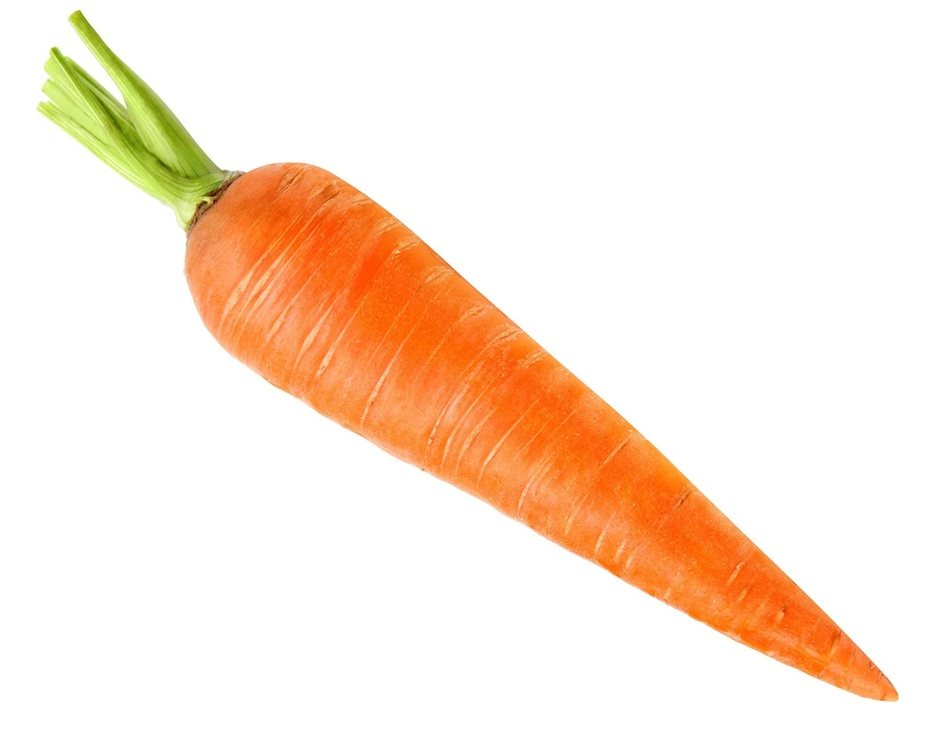
#> input picture AI/Module_2/Day_4/Carrot-Orange.jpg, 950 x 742 px, shrunk from 1600 x 1250 before the run, found by its file name
$ python HW.py   (older library calls are emulated)
#> lines starting #> are read from the running program, lines starting #| are printed output that depends on the picture
import cv2
import numpy as np
import matplotlib.pyplot as plt
from tkinter import simpledialog, messagebox
from tkinter import filedialog

def display_image(title, image):
    """Utility function to display an image."""
    plt.figure(figsize=(8, 8))
    if len(image.shape) == 2:  # Grayscale image
        plt.imshow(image, cmap='gray')
    else:  # Color image
        plt.imshow(cv2.cvtColor(image, cv2.COLOR_BGR2RGB))
    plt.title(title)
    plt.axis('off')
    plt.show()


def interactive_edge_detection(image_path):
    """Interactive activity for edge detection and filtering."""
    image = cv2.imread(image_path)
#> image is the input picture: shape (742, 950, 3); mean B, G, R 217.5, 233, 252
    if image is None:
        print("Error: Image not found!")
        return


    # Convert to grayscale
    gray_image = cv2.cvtColor(image, cv2.COLOR_BGR2GRAY)
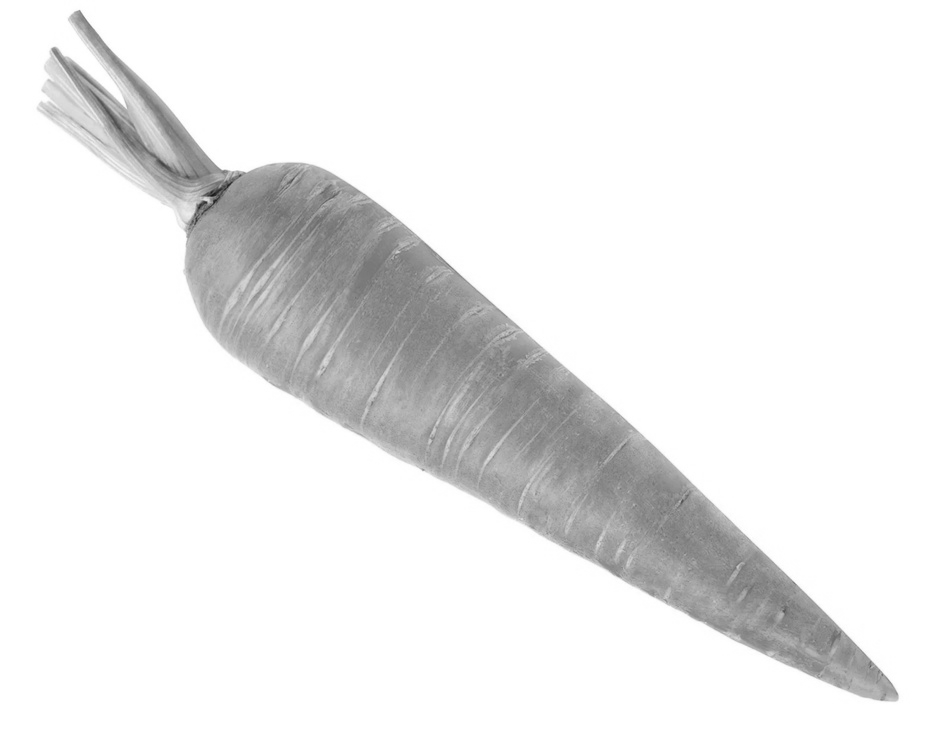
#> gray_image: shape (742, 950); min 21, max 255, mean 236.9
    display_image("Original Grayscale Image", gray_image)

    print("Select an option:")
    print("1. Sobel Edge Detection")
    print("2. Canny Edge Detection")
    print("3. Laplacian Edge Detection")
    print("4. Gaussian Smoothing")
    print("5. Median Filtering")
    print("6. Manual Threshold")
    print("7. Otsu Threshold")
    print("8. Adaptive Threshold")
    print("9. Brightness and contrast")
    print("10. Erosion")
    print("11. Dilation")
    print("12. Opening")
    print("13. Closing")
    print("14. Contour Detection")
    print("15. Exit")

    while True:
        choice = input("Enter your choice (1-15): ")

        if choice == "1":
            # Sobel Edge Detection
            sobel_x = cv2.Sobel(gray_image, cv2.CV_64F, 1, 0, ksize=3)
            sobel_y = cv2.Sobel(gray_image, cv2.CV_64F, 0, 1, ksize=3)
            combined_sobel = cv2.bitwise_or(sobel_x.astype(np.uint8), sobel_y.astype(np.uint8))
            display_image("Sobel Edge Detection", combined_sobel)

        elif choice == "2":
            # Canny Edge Detection
            print("Adjust thresholds for Canny (default: 100 and 200)")
            lower_thresh = int(input("Enter Lower threshold: "))
            upper_thresh = int(input("Enter Upper threshold: "))
            edges = cv2.Canny(gray_image, lower_thresh, upper_thresh)
            display_image("Canny Edge Detection", edges)

        elif choice == "3":
            # Laplacian Edge Detection
            laplacian = cv2.Laplacian(gray_image, cv2.CV_64F)
            display_image("Laplacian Edge Detection", np.abs(laplacian).astype(np.uint8))

        elif choice == "4":
            # Gaussian Smoothing
            print("Adjust kernel size for Gaussian blur (must be odd, default: 5)")
            kernel_size = int(input("Enter kernel size (odd number): "))
            blurred = cv2.GaussianBlur(image, (kernel_size, kernel_size), 0)
            display_image("Gaussian Smoothed Image", blurred)

        elif choice == "5":
            # Median Filtering
            print("Adjust kernel size for Median filtering (must be odd, default: 5)")
            kernel_size = int(input("Enter kernel size (odd number): "))
            median_filtered = cv2.medianBlur(image, kernel_size)
            display_image("Median Filtered Image", median_filtered)


        elif choice == "6":
          print("Enter threshold value (0-255): ")
          thresh_val = int(input("Threshold: "))

          ret, thresh_img = cv2.threshold(gray_image,   thresh_val, 255, cv2.THRESH_BINARY)

          display_image("Threshold Image", thresh_img)

        elif choice == "7":
          ret, otsu_thresh = cv2.threshold(gray_image,0,255,cv2.THRESH_BINARY + cv2.THRESH_OTSU)
          display_image("Otsu Threshold Image", otsu_thresh)

          print("Otsu threshold value:", ret)

        elif choice == "8":
            adaptive = cv2.adaptiveThreshold(gray_image,255,cv2.ADAPTIVE_THRESH_MEAN_C,cv2.THRESH_BINARY,11,2)
            display_image("Adaptive Threshold Image", adaptive)

        elif choice == "9":

            alpha = simpledialog.askfloat("Contrast", "Enter        contrast (1.0 = original):")
            beta = simpledialog.askfloat("Brightness", "Enter brightness (0 = original):")

            if alpha is None:
                alpha = 1.0
            if beta is None:
                beta = 0

            contrast_img = cv2.convertScaleAbs(gray_image, alpha=alpha, beta=beta)

            display_image("Brightness & Contrast Adjusted", contrast_img)

        elif choice == "10":

            print("Enter kernel size (odd number): ")
            k = int(input())

            kernel = np.ones((k, k), np.uint8)

            eroded = cv2.erode(gray_image, kernel, iterations=1)

            display_image("Erosion Result", eroded)

        elif choice == "11":

            print("Enter kernel size (odd number): ")
            k = int(input())

            kernel = np.ones((k, k), np.uint8)

            dilated = cv2.dilate(gray_image, kernel, iterations=1)

            display_image("Dilation Result", dilated)

        elif choice == "12":
            k = int(input("Enter kernel size: "))

            kernel = np.ones((k,k), np.uint8)

            opening = cv2.morphologyEx(gray_image, cv2.MORPH_OPEN, kernel)

            display_image("Opening Result", opening)


        elif choice == "13":

            k = int(input("Enter kernel size: "))

            kernel = np.ones((k,k), np.uint8)

            closing = cv2.morphologyEx(gray_image, cv2.MORPH_CLOSE, kernel)

            display_image("Closing Result", closing)

        elif choice == "14":

            # First make a binary image
            ret, thresh = cv2.threshold(gray_image, 127, 255,   cv2.THRESH_BINARY)

            # Find contours
            contours, hierarchy = cv2.findContours(thresh, cv2.RETR_EXTERNAL, cv2.CHAIN_APPROX_SIMPLE)

             # Draw contours
            contour_img = gray_image.copy()
            cv2.drawContours(contour_img, contours, -1, (0,255,0), 2)

            display_image("Contour Detection", contour_img)

            print("Number of objects detected:", len(contours))

        elif choice == "15":
            # Exit
            print("Exiting...")
            break

        else:
            print("Invalid choice. Please select a number between 1 and 15.")
#> this loop made 7 passes; the answer given on pass 1: 1
#> pass 1, in interactive_edge_detection, `sobel_x = cv2.Sobel(gray_image, cv2.CV_64F, 1, 0, ksize=3)`:
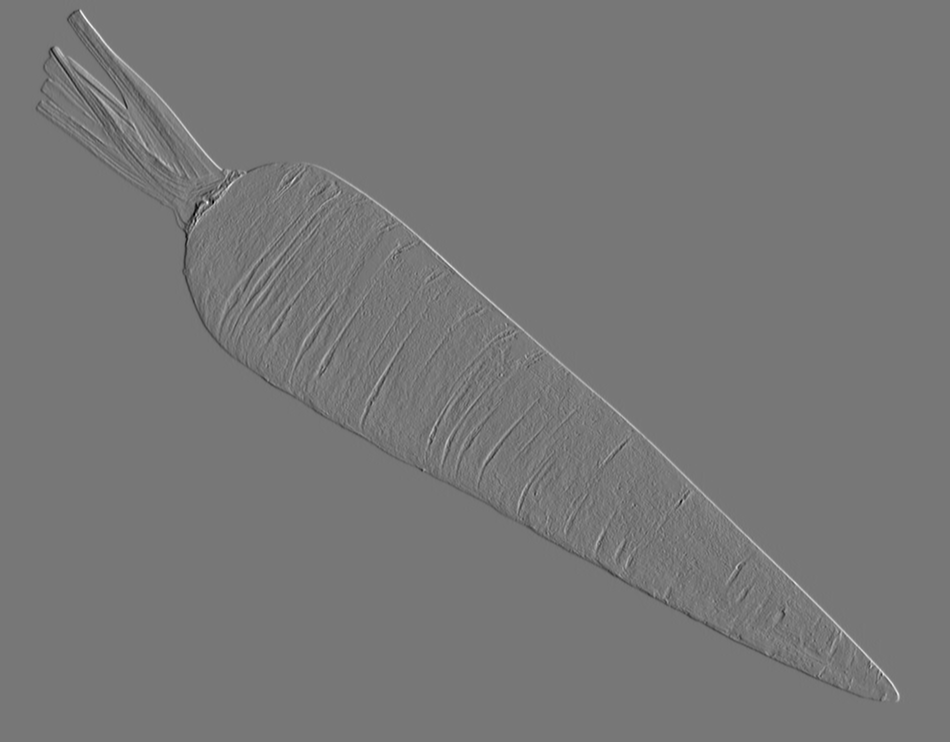
#> sobel_x: shape (742, 950) float64; min -409, max 464, mean 0; drawn with min black and max white
#> pass 1, in interactive_edge_detection, `sobel_y = cv2.Sobel(gray_image, cv2.CV_64F, 0, 1, ksize=3)`:
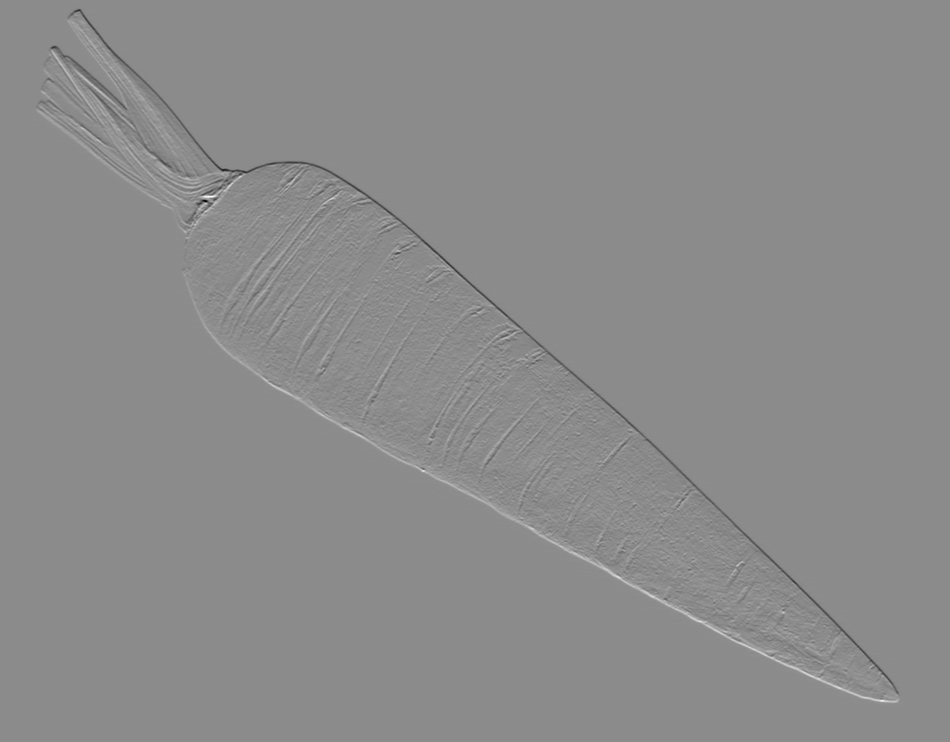
#> sobel_y: shape (742, 950) float64; min -582, max 479, mean 0; drawn with min black and max white
#> pass 1, in interactive_edge_detection, `combined_sobel = cv2.bitwise_or(sobel_x.astype(np.uint8), sobel_y.asty..`:
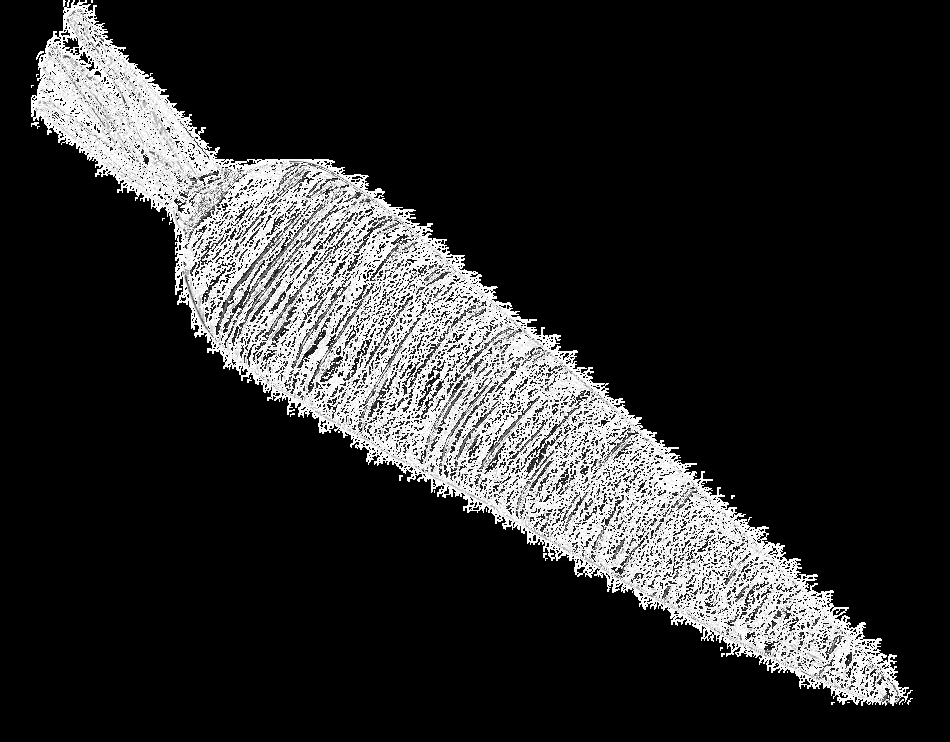
#> combined_sobel: shape (742, 950); min 0, max 255, mean 42.6

# Provide the path to an image for the activity
#> (the run stopped early here; a loop or call above may not have finished)
